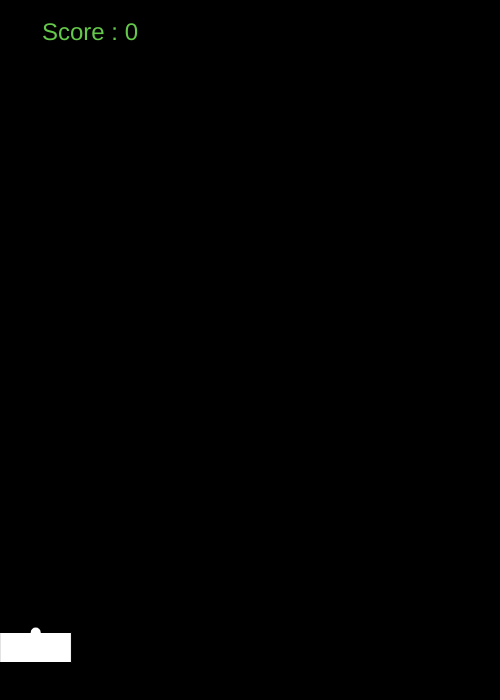
Frame 1 (no input)
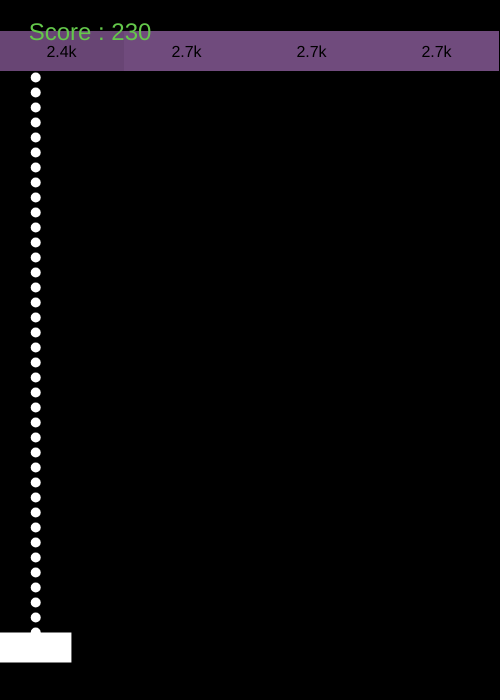
Frame 60 (no input)
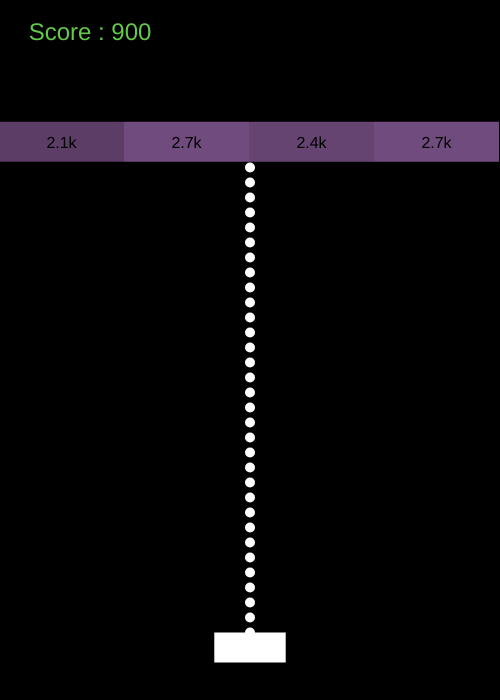
Frame 120 (the mouse pressed at the canvas centre since frame 60)

The p5.js sketch that drew these frames (run headless with seeded random() and noise() and a simulated clock; from frame 60 on, the mouse is pressed at the canvas centre):

// p5.js sketch
// ── sketch.js
let p ;
let enemy_width ;
let enemy_height = 40 ;
let enemy_count = 4 ;
let lastTime ;
let setTime = 5 * 1000 ;
let p_damage = 10 ;

let bullets = [] ;
let enemies = [] ;

let gameover = false ;
let dmg_increment = 2 ;

let max_enemies = 6 ;

let rate = 0.375 ;

let score = 0 ;

let SI_PREFIXES = ["", "k", "M", "G", "T", "P", "E"];

function abbreviateNumber(number){
    let tier = Math.log10(number) / 3 | 0;
    if(tier == 0) return number;
    let prefix = SI_PREFIXES[tier];
    let scale = Math.pow(10, tier * 3);
    let scaled = number / scale;
    return scaled.toFixed(1) + prefix;
}

function createEnemies() {
  evel *= 1.01 ;
  let health = floor(random() * p_damage * 1000 * rate) ;
  let clr = [random(75, 255), random(100), random(75, 220)] ;
  for(let i = 0 ; i < enemy_count ; i++) {
    enemies.push(new enemy(i * enemy_width + enemy_width / 2 - 1, -enemy_height, health, clr)) ;
  }
}

function setup() {
  createCanvas(500, 700) ;
  p = new player() ;
  enemy_width = width / enemy_count ;
  createEnemies() ;
  lastTime = millis() ;
}

function draw() {
  if(gameover) {
    gameOver() ;
  }
  else {
    background(0) ;

    p.show() ;

    for(let i = bullets.length - 1 ; i >= 0 ; i--) {
      if(bullets[i].offscreen()) {
        bullets.splice(i, 1) ;
      }
      else {
        bullets[i].show() ;
        for(let j = enemies.length - 1 ; j >= 0 ; j--) {
          if(bullets[i] && bullets[i].hit_enemy(enemies[j])) {
            enemies[j].health -= bullets[i].dmg ;
            score += bullets[i].dmg ;
            bullets.splice(i, 1) ;
            if(enemies[j].isDead()) {
              enemies.splice(j, 1) ;
              p_damage += dmg_increment ;
              dmg_increment += 2 ;
            }
          }
        }
      }
    }

    for(let i = enemies.length - 1 ; i >= 0 ; i--) {
      enemies[i].show() ;
      if(enemies[i].y > height + enemies[i].h) {
        enemies.splice(i, 1) ;
      }
      else if(enemies[i].y + enemies[i].h / 2 > p.y - p.h / 2 &&
              enemies[i].y - enemies[i].h / 2 < p.y + p.h / 2 &&
              enemies[i].x + enemies[i].w / 2 > p.x - p.w / 2 &&
              enemies[i].x - enemies[i].w / 2 < p.x + p.w / 2) {
        gameover = true ;
      }
    }

    if(millis() - lastTime >= setTime) {
      createEnemies() ;
      lastTime = millis() ;
      setTime *= 0.995 ;
      if(random() < 0.1 && enemy_count < max_enemies) {
        enemy_count++ ;
        enemy_width = width / enemy_count ;
      }
    }

    fill(100, 200, 75) ;
    textSize(24) ;
    text("Score : " + abbreviateNumber(score), 90, 40) ;
  }
}

function gameOver() {
  background(0) ;
  fill(255, 0, 0) ;
  textSize(64) ;
  textAlign(CENTER) ;
  text("GAME OVER!", width / 2, height * 0.44) ;
  textSize(48) ;
  text("Score : " + abbreviateNumber(score), width / 2, height * 0.55) ;
  fill(255) ;
  textSize(32) ;
  text("Press 'R' to reset the game!", width / 2, height * 0.75) ;
}

function keyPressed() {
  if(gameover && keyCode == 82) {
    resetgame() ;
  }
}

function resetgame() {
  enemy_height = 40 ;
  enemy_count = 4 ;
  enemy_width = width / enemy_count ;
  lastTime = millis() ;
  setTime = 5 * 1000 ;
  p_damage = 10 ;

  bullets = [] ;
  enemies = [] ;

  gameover = false ;
  dmg_increment = 2 ;

  score = 0 ;

  createEnemies() ;
}

// ── bullet.js
class bullet {
  constructor(x, y, damage) {
    this.x = x ;
    this.y = y ;
    this.vel = 15 ;
    this.r = 5 ;
    this.dmg = damage ;
  }

  hit_enemy(enemy) {
    return this.x + this.r / 2 > enemy.x - enemy.w / 2 &&
           this.x - this.r / 2 < enemy.x + enemy.w / 2 &&
           this.y + this.r / 2 > enemy.y - enemy.h &&
           this.y - this.r / 2 < enemy.y + enemy.h ;
  }

  offscreen() {
    return this.y < 0 ;
  }

  update() {
    this.y -= this.vel ;
  }

  show() {
    this.update() ;
    fill(255) ;
    noStroke() ;
    ellipse(this.x, this.y, this.r * 2) ;
  }
}

// ── enemy.js
class enemy {
  constructor(x, y, health, clr) {
    this.x = x ;
    this.y = y ;
    this.h = enemy_height ;
    this.w = enemy_width ;
    this.health = health ;
    this.init_health = health ;
    this.vel = evel ;
    this.clr = clr ;
  }

  update() {
    this.y += this.vel ;
    this.c = color(this.clr[0], this.clr[1], this.clr[2], map(this.health, 0, this.init_health, 50, 255)) ;
  }

  isDead() {
    return this.health <= 0 ;
  }

  show() {
    this.update() ;
    rectMode(CENTER) ;
    textAlign(CENTER) ;
    fill(this.c) ;
    rect(this.x, this.y, this.w, this.h) ;
    fill(0) ;
    textSize(16) ;
    text(abbreviateNumber(this.health), this.x, this.y + 6) ;
  }
}

let evel = 1.5 ;

// ── player.js
class player {
  constructor() {
    this.x = width / 2 ;
    mouseX = this.x ;
    this.y = height * 0.925 ;
    this.w = width / 7 ;
    this.h = 30 ;
  }

  collided_with_enemy() {
    return false ;
  }

  update() {
    this.x = constrain(mouseX, this.w / 2, width - this.w / 2) ;
    bullets.push(new bullet(this.x, this.y, p_damage)) ;
  }

  show() {
    this.update() ;
    rectMode(CENTER) ;
    fill(255) ;
    rect(this.x, this.y, this.w, this.h) ;
  }
}
